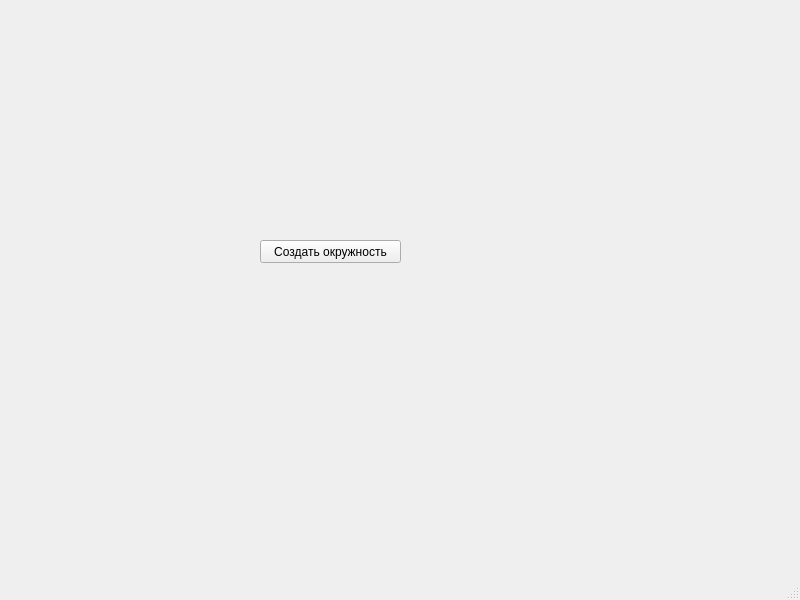
<?xml version="1.0" encoding="UTF-8"?>
<ui version="4.0">
 <class>MainWindow</class>
 <widget class="QMainWindow" name="MainWindow">
  <property name="geometry">
   <rect>
    <x>0</x>
    <y>0</y>
    <width>800</width>
    <height>600</height>
   </rect>
  </property>
  <property name="windowTitle">
   <string>MainWindow</string>
  </property>
  <widget class="QWidget" name="centralwidget">
   <widget class="QPushButton" name="pushButton">
    <property name="geometry">
     <rect>
      <x>260</x>
      <y>240</y>
      <width>141</width>
      <height>23</height>
     </rect>
    </property>
    <property name="text">
     <string>Создать окружность</string>
    </property>
   </widget>
  </widget>
  <widget class="QMenuBar" name="menubar">
   <property name="geometry">
    <rect>
     <x>0</x>
     <y>0</y>
     <width>800</width>
     <height>21</height>
    </rect>
   </property>
  </widget>
  <widget class="QStatusBar" name="statusbar"/>
 </widget>
 <resources/>
 <connections/>
</ui>
